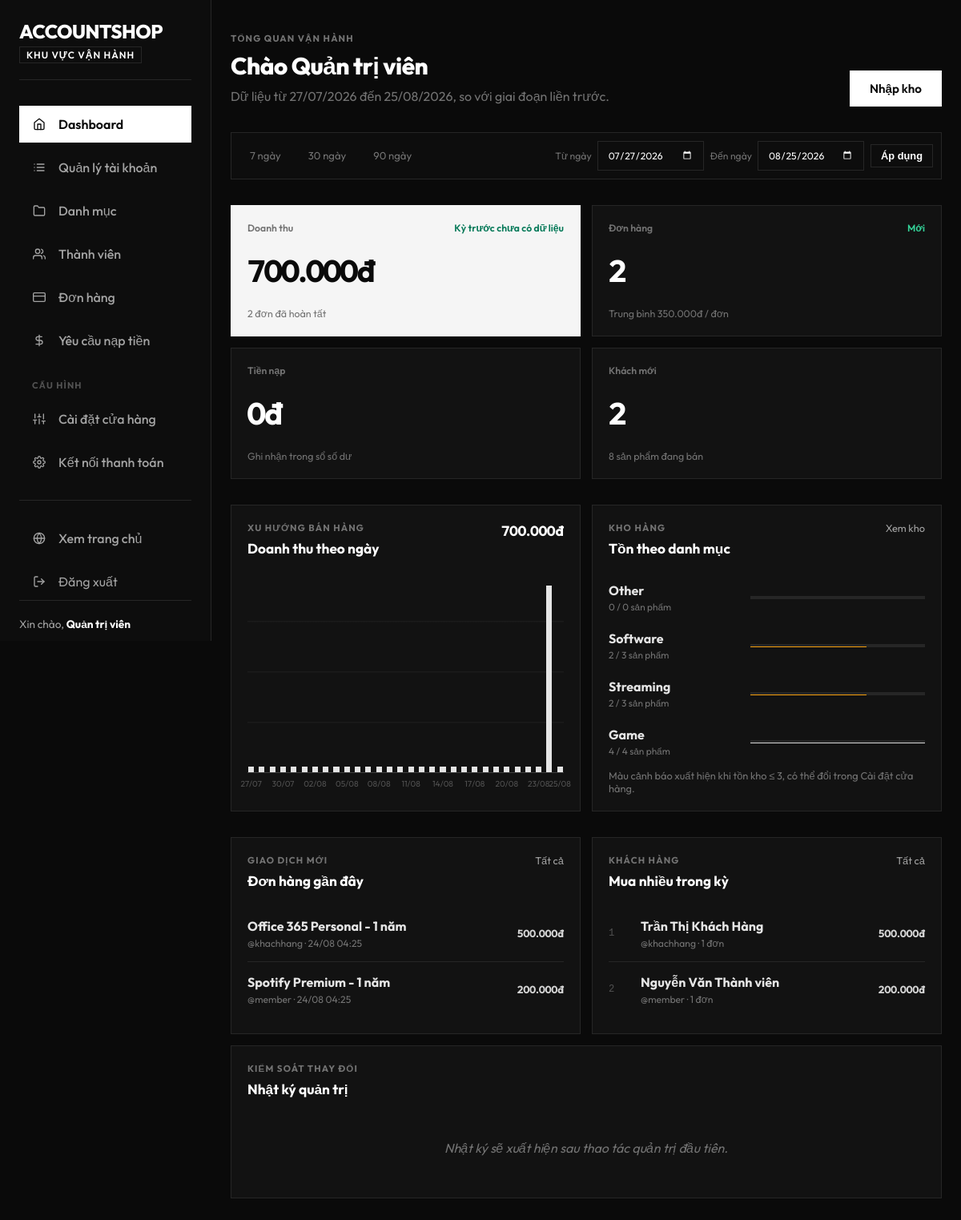
Page /admin/dashboard.php (signed in) on the committed database.
### tables this page shows
CREATE TABLE categories (
  id INT AUTO_INCREMENT PRIMARY KEY,
  name VARCHAR(100) NOT NULL,
  description TEXT,
  created_at DATETIME DEFAULT CURRENT_TIMESTAMP
);

CREATE TABLE orders (
  id INT AUTO_INCREMENT PRIMARY KEY,
  user_id INT NOT NULL,
  account_id INT NOT NULL,
  price DECIMAL(15,0) NOT NULL,
  created_at DATETIME DEFAULT CURRENT_TIMESTAMP,
  FOREIGN KEY (user_id) REFERENCES users(id) ON DELETE CASCADE,
  FOREIGN KEY (account_id) REFERENCES accounts(id) ON DELETE CASCADE
);

CREATE TABLE accounts (
  id INT AUTO_INCREMENT PRIMARY KEY,
  name VARCHAR(200) NOT NULL,
  description TEXT,
  price DECIMAL(15,0) NOT NULL DEFAULT 0,
  category_id INT DEFAULT NULL,
  image VARCHAR(255) DEFAULT NULL,
  account_detail TEXT DEFAULT NULL COMMENT 'Thông tin đăng nhập',
  status ENUM('available', 'sold') DEFAULT 'available',
  hidden TINYINT(1) NOT NULL DEFAULT 0 COMMENT 'Ẩn sản phẩm khỏi trang chủ',
  created_at DATETIME DEFAULT CURRENT_TIMESTAMP,
  updated_at DATETIME DEFAULT CURRENT_TIMESTAMP ON UPDATE CURRENT_TIMESTAMP,
  FOREIGN KEY (category_id) REFERENCES categories(id) ON DELETE SET NULL
);

CREATE TABLE users (
  id INT AUTO_INCREMENT PRIMARY KEY,
  username VARCHAR(50) NOT NULL UNIQUE,
  password VARCHAR(255) NOT NULL,
  fullname VARCHAR(100) NOT NULL,
  role ENUM('admin', 'user') DEFAULT 'user',
  is_active TINYINT(1) NOT NULL DEFAULT 1,
  balance DECIMAL(15,0) NOT NULL DEFAULT 0,
  created_at DATETIME DEFAULT CURRENT_TIMESTAMP
);

### includes/settings.php (called while the page is built, shortened)
<?php
function load_app_settings(PDO $pdo): array
{
    $rows = $pdo->query('SELECT setting_key, setting_value FROM settings')->fetchAll();
    $settings = [];
    foreach ($rows as $row) {
        $settings[$row['setting_key']] = $row['setting_value'];
    }
    return $settings;
}
function app_setting(string $key, $default = null)
{
    global $settingsMap;
    return array_key_exists($key, $settingsMap ?? []) ? $settingsMap[$key] : $default;
}
function app_setting_int(string $key, int $default, int $minimum = 0, ?int $maximum = null): int
{
    $value = filter_var(app_setting($key, $default), FILTER_VALIDATE_INT);
    $value = $value === false ? $default : $value;
    $value = max($minimum, $value);
    return $maximum === null ? $value : min($maximum, $value);
}

### config/db.php (called while the page is built, shortened)
<?php
require_once __DIR__ . '/../includes/settings.php';
$host = getenv('DB_HOST') ?: 'localhost';
$port = getenv('DB_PORT') ?: '3306';
$dbname = getenv('DB_NAME') ?: 'account_shop';
$username = getenv('DB_USER') ?: 'root';
$password = getenv('DB_PASS') !== false ? getenv('DB_PASS') : '';
try {
    $pdo = new PDO("mysql:host=$host;port=$port;dbname=$dbname;charset=utf8mb4", $username, $password);
    $pdo->setAttribute(PDO::ATTR_ERRMODE, PDO::ERRMODE_EXCEPTION);
    $pdo->setAttribute(PDO::ATTR_DEFAULT_FETCH_MODE, PDO::FETCH_ASSOC);
    try {
        $settingsMap = load_app_settings($pdo);
    } catch (Exception $e) {
        $settingsMap = [];
    }
} catch (PDOException $e) {
    error_log('Database connection failed: ' . $e->getMessage());
    http_response_code(503);
    die('Hệ thống đang bảo trì kết nối dữ liệu. Vui lòng thử lại sau.');
}
?>

### admin/config/db.php (called while the page is built)
<?php
require_once __DIR__ . '/../../config/db.php';
?>

### admin/dashboard.php (the view, shortened to what this page needs)
<?php
require_once __DIR__ . '/config/db.php';
$requestedPeriod = $_GET['period'] ?? '30';
$period = in_array($requestedPeriod, ['7', '30', '90', 'custom'], true) ? $requestedPeriod : '30';
$today = new DateTimeImmutable('today');
if ($period === 'custom') {
    $fromValue = preg_match('/^\d{4}-\d{2}-\d{2}$/', $_GET['date_from'] ?? '') ? $_GET['date_from'] : $today->modify('-29 days')->format('Y-m-d');
    $toValue = preg_match('/^\d{4}-\d{2}-\d{2}$/', $_GET['date_to'] ?? '') ? $_GET['date_to'] : $today->format('Y-m-d');
    $fromDate = new DateTimeImmutable($fromValue);
    $toDate = new DateTimeImmutable($toValue);
    if ($fromDate > $toDate) {
        [$fromDate, $toDate] = [$toDate, $fromDate];
    }
    if ($fromDate->diff($toDate)->days > 365) {
        $fromDate = $toDate->modify('-365 days');
    }
} else {
    $days = (int) $period;
    $toDate = $today;
    $fromDate = $today->modify('-' . ($days - 1) . ' days');
}
$from = $fromDate->format('Y-m-d 00:00:00');
$to = $toDate->format('Y-m-d 23:59:59');
$dayCount = $fromDate->diff($toDate)->days + 1;
$previousToDate = $fromDate->modify('-1 day');
$previousFromDate = $previousToDate->modify('-' . ($dayCount - 1) . ' days');
$previousFrom = $previousFromDate->format('Y-m-d 00:00:00');
$previousTo = $previousToDate->format('Y-m-d 23:59:59');
function fetch_order_metrics(PDO $pdo, string $from, string $to): array
{
    $stmt = $pdo->prepare(
        'SELECT COUNT(*) AS orders, COALESCE(SUM(price), 0) AS revenue, COALESCE(AVG(price), 0) AS average_order
         FROM orders WHERE created_at BETWEEN ? AND ?'
    );
    $stmt->execute([$from, $to]);
    return $stmt->fetch();
}
function percent_change(float $current, float $previous): ?float
{
    if ($previous == 0.0) {
        return $current == 0.0 ? 0.0 : null;
    }
    return (($current - $previous) / $previous) * 100;
}
$metrics = fetch_order_metrics($pdo, $from, $to);
$previousMetrics = fetch_order_metrics($pdo, $previousFrom, $previousTo);
$revenueChange = percent_change((float) $metrics['revenue'], (float) $previousMetrics['revenue']);
$orderChange = percent_change((float) $metrics['orders'], (float) $previousMetrics['orders']);
$depositStmt = $pdo->prepare("SELECT COALESCE(SUM(amount), 0) FROM balance_transactions WHERE transaction_type = 'deposit' AND created_at BETWEEN ? AND ?");
$depositStmt->execute([$from, $to]);
$periodDeposits = (float) $depositStmt->fetchColumn();
$userStmt = $pdo->prepare("SELECT COUNT(*) FROM users WHERE role = 'user' AND created_at BETWEEN ? AND ?");
$userStmt->execute([$from, $to]);
$newUsers = (int) $userStmt->fetchColumn();
$inventory = $pdo->query(
    "SELECT COUNT(*) AS total,
            SUM(status = 'available') AS available,
            SUM(status = 'sold') AS sold,
            SUM(hidden = 1) AS hidden
     FROM accounts"
)->fetch();
$dailyStmt = $pdo->prepare(
    'SELECT DATE(created_at) AS day, COUNT(*) AS orders, COALESCE(SUM(price), 0) AS revenue
     FROM orders WHERE created_at BETWEEN ? AND ? GROUP BY DATE(created_at) ORDER BY day'
);
$dailyStmt->execute([$from, $to]);
$dailyMap = [];
foreach ($dailyStmt->fetchAll() as $row) {
    $dailyMap[$row['day']] = $row;
}
$chart = [];
$cursor = $fromDate;
while ($cursor <= $toDate) {
    $key = $cursor->format('Y-m-d');
    $chart[] = [
        'day' => $key,
        'label' => $cursor->format('d/m'),
        'orders' => (int) ($dailyMap[$key]['orders'] ?? 0),
        'revenue' => (float) ($dailyMap[$key]['revenue'] ?? 0),
    ];
    $cursor = $cursor->modify('+1 day');
}
$maxChartRevenue = max(array_merge([1], array_column($chart, 'revenue')));
$chartStep = count($chart) > 31 ? 7 : (count($chart) > 14 ? 3 : 1);
$recentOrders = $pdo->query(
    'SELECT o.*, u.username, a.name AS account_name
     FROM orders o
     LEFT JOIN users u ON u.id = o.user_id
     LEFT JOIN accounts a ON a.id = o.account_id
     ORDER BY o.id DESC LIMIT 6'
)->fetchAll();
$activity = $pdo->query(
    'SELECT l.*, u.fullname AS admin_name
     FROM admin_activity_logs l
     LEFT JOIN users u ON u.id = l.admin_id
     ORDER BY l.id DESC LIMIT 8'
)->fetchAll();
$lowStockThreshold = app_setting_int('low_stock_threshold', 3, 1, 100);
$categoryStock = $pdo->query(
    "SELECT c.id, c.name, COUNT(a.id) AS total_count,
            SUM(CASE WHEN a.status = 'available' THEN 1 ELSE 0 END) AS available_count
     FROM categories c LEFT JOIN accounts a ON a.category_id = c.id
     GROUP BY c.id, c.name ORDER BY available_count ASC, c.name"
)->fetchAll();
$customerStmt = $pdo->prepare(
    'SELECT u.id, u.username, u.fullname, COUNT(o.id) AS orders, SUM(o.price) AS spent
     FROM orders o JOIN users u ON u.id = o.user_id
     WHERE o.created_at BETWEEN ? AND ?
     GROUP BY u.id, u.username, u.fullname ORDER BY spent DESC LIMIT 5'
);
$customerStmt->execute([$from, $to]);
$topCustomers = $customerStmt->fetchAll();
?>
<!DOCTYPE html>
<html lang="vi">
<head>
    <link rel="stylesheet" href="../assets/admin/css/admin.css">
</head>
<body>
<div class="admin-layout">
    <?php include __DIR__ . '/sidebar.php'; ?>
    <main class="main-content">
        <header class="topbar admin-page-heading dashboard-heading">
            <div>
                <span class="eyebrow">Tổng quan vận hành</span>
                <h1>Chào <?= htmlspecialchars($_SESSION['admin_fullname'] ?? 'quản trị viên') ?></h1>
                <p>Dữ liệu từ <?= $fromDate->format('d/m/Y') ?> đến <?= $toDate->format('d/m/Y') ?>, so với giai đoạn liền trước.</p>
            </div>
            <div class="dashboard-actions">
                <a class="btn btn-primary" href="crud/accounts/add.php">Nhập kho</a>
            </div>
        </header>
        <div class="content-body">
            <form method="GET" class="period-toolbar">
                <div class="period-tabs">
                    <?php foreach (['7' => '7 ngày', '30' => '30 ngày', '90' => '90 ngày'] as $value => $label): ?>
                        <a class="period-tab <?= $period === $value ? 'active' : '' ?>" href="?period=<?= $value ?>"><?= $label ?></a>
                    <?php endforeach; ?>
                </div>
                <label>Từ ngày <input type="date" name="date_from" value="<?= $fromDate->format('Y-m-d') ?>"></label>
                <label>Đến ngày <input type="date" name="date_to" value="<?= $toDate->format('Y-m-d') ?>"></label>
                <button class="btn btn-small btn-secondary" type="submit">Áp dụng</button>
            </form>
            <section class="kpi-grid">
                <article class="kpi-card kpi-card-featured">
                    <div class="kpi-card-head"><span>Doanh thu</span><span class="trend <?= $revenueChange !== null && $revenueChange < 0 ? 'down' : 'up' ?>"><?= $revenueChange === null ? 'Kỳ trước chưa có dữ liệu' : ($revenueChange >= 0 ? '+' : '') . number_format($revenueChange, 1) . '%' ?></span></div>
                    <strong><?= number_format($metrics['revenue'], 0, ',', '.') ?>đ</strong>
                    <p><?= number_format($metrics['orders']) ?> đơn đã hoàn tất</p>
                </article>
                <article class="kpi-card"><div class="kpi-card-head"><span>Đơn hàng</span><span class="trend <?= $orderChange !== null && $orderChange < 0 ? 'down' : 'up' ?>"><?= $orderChange === null ? 'Mới' : ($orderChange >= 0 ? '+' : '') . number_format($orderChange, 1) . '%' ?></span></div><strong><?= number_format($metrics['orders']) ?></strong><p>Trung bình <?= number_format($metrics['average_order'], 0, ',', '.') ?>đ / đơn</p></article>
                <article class="kpi-card"><div class="kpi-card-head"><span>Tiền nạp</span></div><strong><?= number_format($periodDeposits, 0, ',', '.') ?>đ</strong><p>Ghi nhận trong sổ số dư</p></article>
                <article class="kpi-card"><div class="kpi-card-head"><span>Khách mới</span></div><strong><?= number_format($newUsers) ?></strong><p><?= number_format($inventory['available']) ?> sản phẩm đang bán</p></article>
            </section>
            <section class="dashboard-grid dashboard-grid-primary">
                <article class="panel-card chart-panel">
                    <div class="panel-heading"><div><span class="eyebrow">Xu hướng bán hàng</span><h2>Doanh thu theo ngày</h2></div><strong><?= number_format($metrics['revenue'], 0, ',', '.') ?>đ</strong></div>
                    <div class="bar-chart" role="img" aria-label="Biểu đồ doanh thu theo ngày">
                        <?php foreach ($chart as $index => $point): $height = max(3, ($point['revenue'] / $maxChartRevenue) * 100); ?>
                            <div class="bar-column" title="<?= $point['label'] ?>: <?= number_format($point['revenue'], 0, ',', '.') ?>đ · <?= $point['orders'] ?> đơn">
                                <div class="bar-value" style="height: <?= number_format($height, 2, '.', '') ?>%"></div>
                                <?php if ($index % $chartStep === 0 || $index === count($chart) - 1): ?><span><?= $point['label'] ?></span><?php endif; ?>
                            </div>
                        <?php endforeach; ?>
                    </div>
                </article>
                <article class="panel-card">
                    <div class="panel-heading"><div><span class="eyebrow">Kho hàng</span><h2>Tồn theo danh mục</h2></div><a href="crud/accounts/list.php?status=available">Xem kho</a></div>
                    <div class="stock-list">
                        <?php foreach ($categoryStock as $item): $available = (int) $item['available_count']; $total = (int) $item['total_count']; $ratio = $total > 0 ? ($available / $total) * 100 : 0; ?>
                            <a class="stock-row" href="crud/accounts/list.php?category=<?= $item['id'] ?>">
                                <div><strong><?= htmlspecialchars($item['name']) ?></strong><span><?= $available ?> / <?= $total ?> sản phẩm</span></div>
                                <div class="stock-meter"><span class="<?= $available <= $lowStockThreshold ? 'low' : '' ?>" style="width: <?= number_format($ratio, 2, '.', '') ?>%"></span></div>
                            </a>
                        <?php endforeach; ?>
                    </div>
                    <p class="panel-note">Màu cảnh báo xuất hiện khi tồn kho ≤ <?= $lowStockThreshold ?>, có thể đổi trong Cài đặt cửa hàng.</p>
                </article>
            </section>
            <section class="dashboard-grid dashboard-grid-secondary">
                <article class="panel-card">
                    <div class="panel-heading"><div><span class="eyebrow">Giao dịch mới</span><h2>Đơn hàng gần đây</h2></div><a href="crud/orders/list.php">Tất cả</a></div>
                    <div class="activity-list">
                        <?php foreach ($recentOrders as $order): ?>
                            <a class="activity-row" href="crud/orders/list.php?search=<?= $order['id'] ?>"><div><strong><?= htmlspecialchars($order['account_name'] ?? 'Sản phẩm đã xóa') ?></strong><span>@<?= htmlspecialchars($order['username'] ?? 'không còn dữ liệu') ?> · <?= date('d/m H:i', strtotime($order['created_at'])) ?></span></div><b><?= number_format($order['price'], 0, ',', '.') ?>đ</b></a>
                        <?php endforeach; ?>
                    </div>
                </article>
                <article class="panel-card">
                    <div class="panel-heading"><div><span class="eyebrow">Khách hàng</span><h2>Mua nhiều trong kỳ</h2></div><a href="crud/users/list.php">Tất cả</a></div>
                    <div class="activity-list ranked-list">
                        <?php foreach ($topCustomers as $index => $customer): ?>
                            <a class="activity-row" href="crud/users/update.php?id=<?= $customer['id'] ?>"><span class="rank-number"><?= $index + 1 ?></span><div><strong><?= htmlspecialchars($customer['fullname']) ?></strong><span>@<?= htmlspecialchars($customer['username']) ?> · <?= $customer['orders'] ?> đơn</span></div><b><?= number_format($customer['spent'], 0, ',', '.') ?>đ</b></a>
                        <?php endforeach; ?>
                    </div>
                </article>
                <article class="panel-card">
                    <div class="panel-heading"><div><span class="eyebrow">Kiểm soát thay đổi</span><h2>Nhật ký quản trị</h2></div></div>
                    <div class="audit-list">
                        <?php if (!$activity): ?><div class="empty">Nhật ký sẽ xuất hiện sau thao tác quản trị đầu tiên.</div><?php endif; ?>
                    </div>
                </article>
            </section>
        </div>
    </main>
</div>
</body>
</html>

### rows in the picture
categories: name "Other", available "0", total "0"
categories: name "Software", available "2", total "3", $ratio 66.67 (drawn)
categories: name "Streaming", available "2", total "3", $ratio 66.67 (drawn)
categories: name "Game", available "4", total "4", $ratio 100.00 (drawn)
orders: account.name "Office 365 Personal - 1 năm", user.username "khachhang", created_at "24/08 04:25", price "500.000"
orders: account.name "Spotify Premium - 1 năm", user.username "member", created_at "24/08 04:25", price "200.000"
users: fullname "Trần Thị Khách Hàng", username "khachhang", orders "1", spent "500.000"
users: fullname "Nguyễn Văn Thành viên", username "member", orders "1", spent "200.000"

### other values in the picture
SITE_SHORT_NAME "ACCOUNTSHOP"
$_SESSION['admin_fullname'] "Quản trị viên"
$fromDate->format('d/m/Y') "27/07/2026"
$toDate->format('d/m/Y') "25/08/2026"
$label "7 ngày"
$label "30 ngày"
$label "90 ngày"
$metrics['revenue'] "700.000"
$metrics['orders'] "2"
$metrics['average_order'] "350.000"
$periodDeposits "0"
$newUsers "2"
$inventory['available'] "8"
$point['label'] "27/07"
$point['label'] "30/07"
